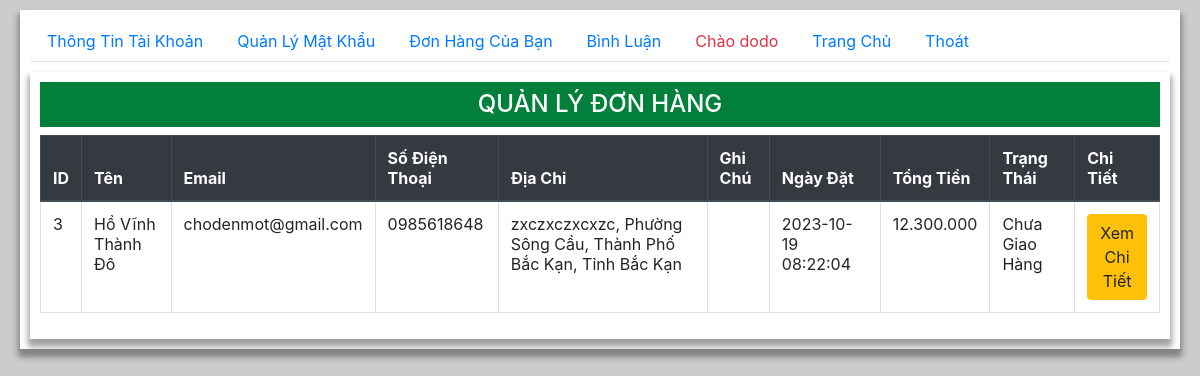
Page /user/user.php?page=orders (signed in) on the earlier database version.
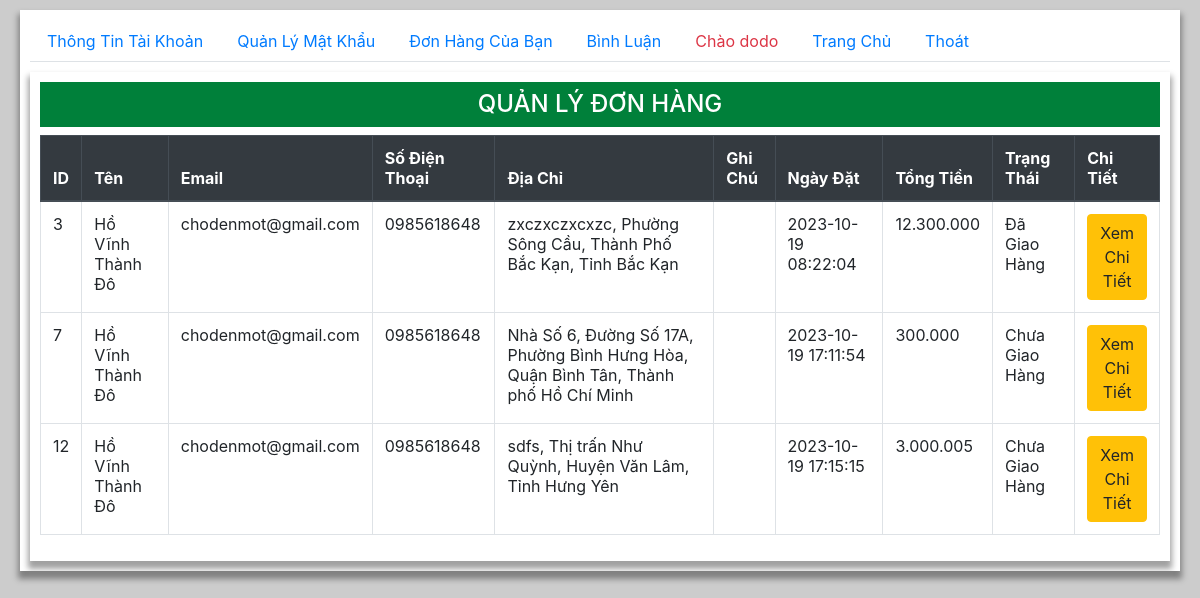
Same page on the later database version.
### tables this page shows
CREATE TABLE `orders` (
  `id` int(11) NOT NULL,
  `id_user` varchar(20) DEFAULT NULL,
  `name` varchar(50) NOT NULL,
  `email` varchar(255) NOT NULL,
  `phone` varchar(15) NOT NULL,
  `address` varchar(255) NOT NULL,
  `note` varchar(100) NOT NULL,
  `order_date` datetime NOT NULL,
  `status` int(1) NOT NULL COMMENT '1 là chưa giao 2 là đã giao'
);

### user/orders.php (the view, shortened to what this page needs)
<div class="container">
    <h2 class="py-2 text-center h4 ">QUẢN LÝ ĐƠN HÀNG</h2>
    <table class="table table-hover table-bordered">
    <thead  class="thead-dark" >
        <tr>
            <th>ID</th>
            <th>Tên</th>
            <th>Email</th>
            <th>Số Điện Thoại</th>
            <th>Địa Chỉ</th>
            <th>Ghi Chú</th>
            <th>Ngày Đặt</th>
            <th>Tổng Tiền</th>
            <th>Trạng Thái</th>
            <th>Chi Tiết</th>
        </tr>
    </thead>
    <tbody>
    <?php
        require '../model/conn.php';
        if (isset($_COOKIE['usr'])) {
            $id_user = "and id_user = " . "'".$_COOKIE['usr']."'";
        }
        $stmt = $conn ->prepare("SELECT * FROM orders
        join (SELECT id_order, sum(total_money) as total_money from order_details GROUP BY id_order) as order_details
        where orders.id = order_details.id_order $id_user ORDER BY orders.id");
        $stmt -> execute();
        while($order = $stmt->fetch()){
            if ($order[8] == 1) {
                $order[8] = "Chưa Giao Hàng";
            }else if ($order[8] == 2) {
                $order[8] = "Đã Giao Hàng";
            }
            echo "<tr>
                <td>$order[0]</td>
                <td>$order[2]</td>
                <td>$order[3]</td>
                <td>$order[4]</td>
                <td>$order[5]</td>
                <td>$order[6]</td>
                <td>$order[7]</td>
                <td>".number_format($order[10], 0, "," , ".")."</td>
                <td>$order[8]</td>
                <td style='width:60px'><a href='user.php?page=order_details&id_order=$order[0]'><button class='btn btn-warning'>Xem Chi Tiết</button></a></td>
            </tr>";
        }
    ?>
    </tbody>
</table>
</div>

Differences in the rows shown:
changed orders "zxczxczxcxzc, Phường Sông Cầu, Thành Phố Bắc Kạn, Tỉnh Bắc Kạn": order "Chưa Giao Hàng" → "Đã Giao Hàng"
added orders: id "7", name "Hồ Vĩnh Thành Đô", email "chodenmot@gmail.com", phone "0985618648", address "Nhà Số 6, Đường Số 17A, Phường Bình Hưng Hòa, Quận Bình Tân, Thành phố Hồ Chí Minh", order_date "2023-10-19 17:11:54", order "300.000", order "Chưa Giao Hàng"
added orders: id "12", name "Hồ Vĩnh Thành Đô", email "chodenmot@gmail.com", phone "0985618648", address "sdfs, Thị trấn Như Quỳnh, Huyện Văn Lâm, Tỉnh Hưng Yên", order_date "2023-10-19 17:15:15", order "3.000.005", order "Chưa Giao Hàng"
